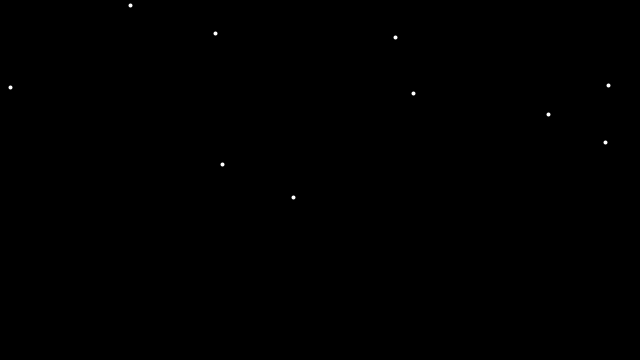
Frame 1 (no input)
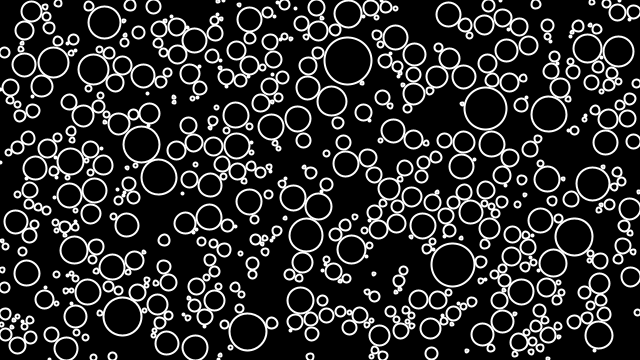
Frame 60 (the mouse pressed at the canvas centre just before this capture)
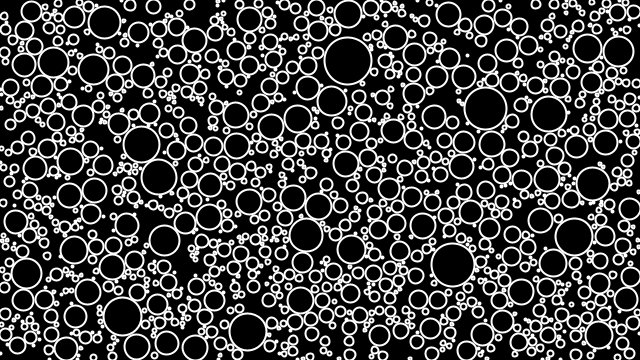
Frame 120 (the mouse held since frame 60 and released just before this capture)

The Processing sketch that drew these frames (run headless with seeded random() and noise(); from frame 60 on, the mouse is pressed at the canvas centre):

// Processing sketch: CirclePackingAnimatedText
// ── CirclePackingAnimatedText.pde
Circle c; 

ArrayList<Circle> circles; 

void setup() {
  size(640, 360); 
  circles = new ArrayList<Circle>(); 
}

void draw() {
  background(0);
  
  int total = 10; 
  int count = 0;
  int attempts = 0; 
  int maxAttempts = 1000; 
  
  while ( count < total ) {
    Circle newC = newCircle(); 
    if (newC != null) {
      circles.add(newC);
      count++; 
    }
    attempts++; 
    if (attempts > maxAttempts){
      noLoop();
      println("FINISHED"); 
      break;
    }
  }
  
  for (Circle c : circles) {
    if (c.growing){
      // if the circles touchs the edges STOP GROWING
      if (c.edges()){
        c.growing = false; 
      } else {
        // if the circle touchs another circle STOP GROWING
        for (Circle another : circles) {
          if ( c != another ) {
            float d = dist(c.x, c.y, another.x, another.y); 
            if ( (d - 2) < (c.r + another.r)){
              c.growing = false; 
              break;
            }
          }  
        }
      }
    }
    c.show();
    c.grow();
  }
}

Circle newCircle(){
  
  float x = random(width); 
  float y = random(height); 
  
  boolean valid = true; 
  for (Circle c : circles){
    // distance from the point x,y to the center of the circle 
    float d = dist(x,y,c.x,c.y);
    // the point is inside the circle 
    if ((d-2) < c.r) {
      valid = false;
      break;
    }
  }
  if (valid){
    return new Circle(x,y); 
  } else {
    return null; 
  }

}
// ── Circle.pde
class Circle {
 float x; 
 float y; 
 float r;
 
 boolean growing = true; 
 
 Circle(float x_, float y_) {
   x = x_; 
   y = y_;
   r = 1; 
 }
 
 void grow() {
   if(growing){
     r = r + 0.5;
   }
 }
 
 boolean edges() {
   return ( x + r > width || x - r < 0) || (y + r > height || y - r < 0);
 }
 
 void show() {
   stroke(255);
   strokeWeight(2); 
   noFill(); 
   ellipse(x,y,r*2,r*2);  
 } 
}
